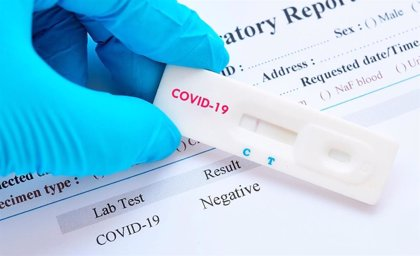
#> input picture fotonoticia_20200402133510_420.jpg, 420 x 256 px, found by its file name
$ python main.py
#> lines starting #> are read from the running program, lines starting #| are printed output that depends on the picture
#> in __init__, self.img is the input picture: shape (256, 420, 3); mean R, G, B 154.9, 207.1, 231.2
### SIFT.py
import numpy as np
from numpy import (all, any, array, arctan2,
                  cos, sin, exp, dot, log, logical_and,
                  roll, sqrt, stack, trace, unravel_index,
                  pi, deg2rad, rad2deg, where, zeros, floor,
                  full, nan, isnan, round, float32)
import cv2
from numpy.linalg import det, lstsq, norm
import logging
from PIL import Image
from cv2 import resize, GaussianBlur, subtract, KeyPoint, INTER_LINEAR, INTER_NEAREST
from math import log2, sqrt
from functools import reduce
import operator


logging.basicConfig(filename="logFile",
                            filemode='a',
                            format='%(asctime)s,%(msecs)d %(name)s %(levelname)s %(message)s',
                            datefmt='%H:%M:%S',
                            level=logging.DEBUG)
logger = logging.getLogger(__name__)

def rgb2gray(rgb):
    return np.dot(rgb[...,:3], [0.2989, 0.5870, 0.1140])
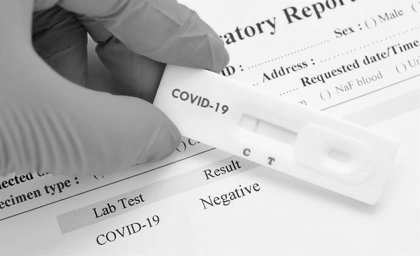
#> returned value: shape (256, 420) float64; min 2.28, max 254.7, mean 194.2


class Pyramid:
    """
    Creates the DoG and Gaussian Pyramids for the given images
    """
    def __init__(self, img, params):
        self.img=img
        self.img_shape=img.shape
        logger.debug(f"The shape of the img is {self.img_shape}")
        self.n_octaves= int(log2(min(self.img_shape[0],self.img_shape[1]))-1)
        self.n_intervals=params["s"]
        self.params=params
        self.DEBUG=params["visual_debug"]
        self.sigma=params["sigma"]
        self.assumed_blur=params["assumed_blur"]


    def getKernels(self):
        sigma=self.sigma
        img_per_octave=self.n_intervals+3
        k=2**(1./self.n_intervals)
        self.kernels=[sigma]
        for i in range(1, img_per_octave):
            s_2=(k**i*sigma)
            s_1=(k**(i-1)*sigma)
            self.kernels.append(sqrt(s_2**2-s_1**2))

    def computeFirstImg(self):
        img_upsampled = resize(self.img, (0, 0), fx=2, fy=2, interpolation=INTER_LINEAR)
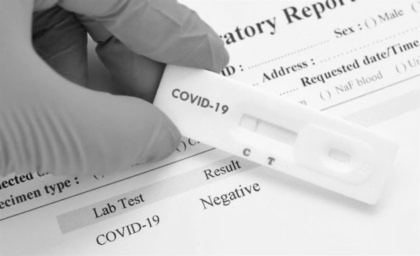
#> img_upsampled: shape (512, 840) float64 (shown at 1/2 size); min 12.99, max 252.8, mean 194.2
        delta_sigma=np.sqrt(self.sigma**2-(2*self.assumed_blur)**2)
        self.first_img=GaussianBlur(img_upsampled, (0, 0), sigmaX=delta_sigma, sigmaY=delta_sigma)

    def generateGaussianPyramid(self):
        n_octaves=self.n_octaves
        self.octaves=[]
        curr_img=self.first_img

        for _ in range(n_octaves):
            octave=[curr_img]
            for kernel in self.kernels[1:]:
                curr_img=GaussianBlur(curr_img,(0,0),sigmaX=kernel, sigmaY=kernel)
                octave.append(curr_img)
            self.octaves.append(octave)
            curr_img=resize(octave[-3], (int(octave[-3].shape[1] / 2), int(octave[-3].shape[0] / 2)), interpolation=INTER_NEAREST)
#> this loop made 7 passes
#> pass 3, in generateGaussianPyramid, `curr_img=resize(octave[-3], (int(octave[-3].shape[1] / 2), int(octave[..`:
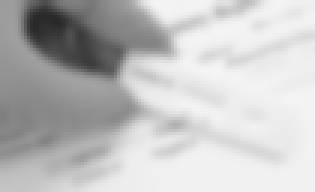
#> curr_img: shape (64, 105) float64 (shown 3 times larger); min 41.01, max 244.7, mean 193.6
#> after the loop, self.octaves = 7 items

    def generateDoGPyramid(self):
        self.DoG=[]
        for octave in self.octaves:
            dogOctave=[]
            for i in range(len(octave)-1):
                dogOctave.append(subtract(octave[i+1],octave[i]))
            self.DoG.append(dogOctave)
#> after the loop, self.DoG = 7 items


    def computeAll(self):
        logger.debug(f"A total of {self.n_octaves} octaves will be needed")
        logger.debug(f"Calculation of DoG pyramid started...")
        logger.debug(f"Generating kernels")
        self.getKernels()
        logger.debug(f"Calculated kernels: \n{self.kernels}")
        logger.debug("Calculating first image")
        self.computeFirstImg()
        logger.debug("Generating Gaussian Pyramid")
        self.generateGaussianPyramid()
        logger.debug("Generating DoG Pyramid")
        self.generateDoGPyramid()

        return self.DoG, self.octaves


class LocateKeypoints:
    def __init__(self, g_pyr, dog_pyr, params):
        self.g_pyr=g_pyr
#> self.g_pyr = 7 items
        self.dog_pyr=dog_pyr
#> self.dog_pyr = 7 items
        self.keypoints=[]
        self.params=params
        self.threshold=params["detection_threshold"]
        self.kpos=[]

    def getSetupExtrema(self, top, center, bottom):
        w,h=center.shape
        extrema=[]
        for i in range(1, w-1):
            for j in range(1,h-1):
                value_center=center[i,j]
                if value_center > self.threshold:
                    greater=0
                    lower=0
                    for d_i in [-1,0,1]:
                        for d_j in [-1,0,1]:
                            for pxval in [top[i+d_i,j+d_j],bottom[i+d_i,j+d_j]]:
                                if pxval>=value_center:
                                    greater+=1
                                elif pxval<=value_center:
                                    lower+=1
                            if d_i==d_j==0: continue
                            pxval=center[i+d_i,j+d_j]
                            if pxval>=value_center:
                                greater+=1
                            elif pxval<=value_center:
                                lower+=1
                    if greater==26 or lower==26:
                        extrema.append((i,j))
        return extrema

    def localize(self,x,y,top,center,bottom, index_img, index_octv, octv):
        outside_image = False
        img_shape=center.shape
        num_intervals=len(octv)+1
        for attempt in range(self.params["convergence_attempts"]+1):
            cube=stack([
                bottom[x-1:x+2, y-1:y+2],
                center[x-1:x+2, y-1:y+2],
                top[x-1:x+2, y-1:y+2]
            ]).astype('float32') / 255

            update = -lstsq(
                LocateKeypoints.getHessian(cube),
                LocateKeypoints.getGrad(cube),
                rcond=None
            )[0]

            if all(update<0.5):
                break

            x += int(round(update[0]))
            y += int(round(update[1]))
            index_octv += int(round(update[2]))

            image_border_width=self.params["image_border_width"]

            if (x < image_border_width or x >= img_shape[0] - image_border_width or
            y < image_border_width or y >= img_shape[1] - image_border_width or
            index_img < 1 or index_img >= num_intervals-1):
                outside_image = True
                break

            top,center,bottom=octv[index_img+1],octv[index_img],octv[index_img-1]

        if outside_image:
            logger.debug(f'Updated extremum {x},{y} moved outside of image before reaching convergence. Skipping...')
            return None

        if attempt==self.params["convergence_attempts"]:
            logger.debug(f'The extremum {x},{y} did not converge. Skipping...')
            return None

        functionValueAtUpdatedExtremum = cube[1, 1, 1] + 0.5 * dot(LocateKeypoints.getGrad(cube), update)
        eigenvalue_ratio=self.params["eigenvalue_ratio"]

        if abs(functionValueAtUpdatedExtremum) * num_intervals >= self.params["contrast_threshold"]:
            xy_hessian = LocateKeypoints.getHessian(cube)[:2, :2]
            xy_hessian_trace = trace(xy_hessian)
            xy_hessian_det = det(xy_hessian)
            if xy_hessian_det > 0 and eigenvalue_ratio * (xy_hessian_trace ** 2) < ((eigenvalue_ratio + 1) ** 2) * xy_hessian_det:
                # Contrast check passed -- construct and return OpenCV KeyPoint object
                keypoint = KeyPoint()
                keypoint.pt = ((y + update[0]) * (2 ** index_octv), (x + update[1]) * (2 ** index_octv))
                keypoint.octave = index_octv + index_img * (2 ** 8) + int(round((update[2] + 0.5) * 255)) * (2 ** 16)
                keypoint.size = self.params["sigma"] * (2 ** ((index_img + update[2]) / float32(num_intervals))) * (2 ** (index_octv + 1))  # octave_index + 1 because the input image was doubled
                keypoint.response = abs(functionValueAtUpdatedExtremum)
                return keypoint, index_img, index_octv
        return None

    @staticmethod
    def getHessian(cube):
        dii=cube[1, 1, 2] - 2 * cube[1,1,1] + cube[1, 1, 0]
        djj=cube[1, 2, 1] - 2 * cube[1,1,1] + cube[1, 0, 1]
        dss=cube[2, 1, 1] - 2 * cube[1,1,1] + cube[0, 1, 1]
        dij = 0.25 * (cube[1, 2, 2] - cube[1, 2, 0] - cube[1, 0, 2] + cube[1, 0, 0])
        dis = 0.25 * (cube[2, 1, 2] - cube[2, 1, 0] - cube[0, 1, 2] + cube[0, 1, 0])
        djs = 0.25 * (cube[2, 2, 1] - cube[2, 0, 1] - cube[0, 2, 1] + cube[0, 0, 1])
        return np.array(
            [
                [dii,dij,dis],
                [dij,djj,djs],
                [dis,djs,dss]
            ]
        )

    @staticmethod
    def getGrad(cube):
        return np.array([
            cube[1, 1, 2] - cube[1, 1, 0],
            cube[1, 2, 1] - cube[1, 0, 1],
            cube[2, 1, 1] - cube[0, 1, 1]
        ])/2

    def calculateOrientation(self, kp, img_index, octv_index):
        img=self.g_pyr[octv_index][img_index]
        img_shape=img.shape
        scale = self.params["scale_factor"]*kp.size/(2**(octv_index+1))
        rad = int(round(self.params["radius_factor"]*scale))
        weight_factor=-(scale*scale)/2
        num_bins=self.params["num_bins"]
        raw_histogram=zeros(num_bins)
        smooth_histogram=zeros(num_bins)

        for i in range(-rad,rad+1):
            reg_y=int(round(kp.pt[1]/(2**octv_index) ) )+i
            if reg_y>0 and reg_y<img_shape[0]-1:
                for j in range(-rad,rad+1):
                    reg_x=int(round(kp.pt[0]/(2**octv_index) ) )+j
                    if reg_x>0 and reg_x<img_shape[1]-1:
                        dx=img[reg_y,reg_x+1]-img[reg_y,reg_x-1]
                        dy=img[reg_y+1,reg_x]-img[reg_y-1,reg_x]
                        grad_mag=sqrt(dx**2+dy**2)
                        grad_orient=360/(2*pi)*arctan2(dy,dx)
                        weight=exp(weight_factor*(i*i+j*j))
                        hist_index=int(round(grad_orient*num_bins/360))
                        raw_histogram[hist_index%num_bins]+=weight*grad_mag

        for n in range(num_bins):
            smooth_histogram[n] = (6 * raw_histogram[n]
                                    + 4 * (raw_histogram[n - 1]
                                    + raw_histogram[(n + 1) % num_bins])
                                    + raw_histogram[n - 2]
                                    + raw_histogram[(n + 2) % num_bins]) / 16.
            orientation_max = max(smooth_histogram)
            orientation_peaks = where(
                logical_and(
                    smooth_histogram > roll(smooth_histogram, 1), smooth_histogram > roll(smooth_histogram, -1)
                    )
                )[0]

            for peak_indx in orientation_peaks:
                peak_val=smooth_histogram[peak_indx]
                if peak_val >= self.params["peak_ratio"] * orientation_max:
                    left_value = smooth_histogram[(peak_indx - 1) % num_bins]
                    right_value = smooth_histogram[(peak_indx + 1) % num_bins]
                    interpolated_peak_indx = (peak_indx +
                                                0.5 * (left_value - right_value) / (left_value - 2 * peak_val + right_value)
                                              ) % num_bins
                    orientation = 360. - interpolated_peak_indx * 360. / num_bins
                    if abs(orientation - 360.) < self.params["float_tol"]:
                        orientation = 0
                    new_kp = KeyPoint(*kp.pt, kp.size, orientation, kp.response, kp.octave)
                    self.kpos.append(new_kp)

    def locateKeypoints(self):
        logger.debug('Localizing scale-space extrema...')
        self.kps=[]
        extrema_found=0
        for noctave, octave in enumerate(self.dog_pyr):
            for i in range(1,len(octave)-1):
                extrema=self.getSetupExtrema(octave[i+1],octave[i],octave[i-1])
                for pt in extrema:
                    extrema_found+=1
                    logger.debug(f'Localizing the point: {pt}')
                    ret=self.localize(
                        pt[0],pt[1],
                        octave[i+1],octave[i],octave[i-1],
                        i,noctave,octave)
                    if ret:
                        kp,img_index,octv_index=ret
                        self.kps.append(kp)
                        self.calculateOrientation(kp, img_index, octv_index)
                        logger.debug(f'Found keypoint: {kp}')
#> this loop made 7 passes
        logger.debug(f'Number of extrema points found: {extrema_found}')

    @staticmethod
    def unpackOctave(keypoint):
        octave = keypoint.octave & 255
        layer = (keypoint.octave >> 8) & 255
        if octave >= 128:
            octave = octave | -128
        scale = 1 / float32(1 << octave) if octave >= 0 else float32(1 << -octave)
        return octave, layer, scale

    def computeDescriptors(self):
        descriptors=[]
        num_bins=self.params["num_bins_descriptor"]
        window_width=self.params["window_width"]
        scale_multiplier=self.params["scale_multiplier"]
        descriptor_max_value=self.params["descriptor_max_val"]
        for kp in self.kpos:
            octave, layer, scale = LocateKeypoints.unpackOctave(kp)
            gaussian_image = self.g_pyr[octave + 1][layer]
            num_rows, num_cols = gaussian_image.shape
            point = round(scale * array(kp.pt)).astype('int')
            bins_per_degree = num_bins / 360.
            angle = 360. - kp.angle
            cos_angle = cos(deg2rad(angle))
            sin_angle = sin(deg2rad(angle))
            weight_multiplier = -0.5 / ((0.5 * window_width) ** 2)
            row_bin_list = []
            col_bin_list = []
            magnitude_list = []
            orientation_bin_list = []
            histogram_tensor = zeros((window_width + 2, window_width + 2, num_bins))

            hist_width = scale_multiplier * 0.5 * scale * kp.size
            half_width = int(round(hist_width * sqrt(2) * (window_width + 1) * 0.5))
            half_width = int(min(half_width, sqrt(num_rows ** 2 + num_cols ** 2)))

            for row in range(-half_width, half_width + 1):
                for col in range(-half_width, half_width + 1):
                    row_rot = col * sin_angle + row * cos_angle
                    col_rot = col * cos_angle - row * sin_angle
                    row_bin = (row_rot / hist_width) + 0.5 * window_width - 0.5
                    col_bin = (col_rot / hist_width) + 0.5 * window_width - 0.5
                    if row_bin > -1 and row_bin < window_width and col_bin > -1 and col_bin < window_width:
                        window_row = int(round(point[1] + row))
                        window_col = int(round(point[0] + col))
                        if window_row > 0 and window_row < num_rows - 1 and window_col > 0 and window_col < num_cols - 1:
                            dx = gaussian_image[window_row, window_col + 1] - gaussian_image[window_row, window_col - 1]
                            dy = gaussian_image[window_row - 1, window_col] - gaussian_image[window_row + 1, window_col]
                            gradient_magnitude = sqrt(dx * dx + dy * dy)
                            gradient_orientation = rad2deg(arctan2(dy, dx)) % 360
                            weight = exp(weight_multiplier * ((row_rot / hist_width) ** 2 + (col_rot / hist_width) ** 2))
                            row_bin_list.append(row_bin)
                            col_bin_list.append(col_bin)
                            magnitude_list.append(weight * gradient_magnitude)
                            orientation_bin_list.append((gradient_orientation - angle) * bins_per_degree)

            for row_bin, col_bin, magnitude, orientation_bin in zip(row_bin_list, col_bin_list, magnitude_list, orientation_bin_list):
                row_bin_floor, col_bin_floor, orientation_bin_floor = floor([row_bin, col_bin, orientation_bin]).astype(int)
                row_fraction, col_fraction, orientation_fraction = row_bin - row_bin_floor, col_bin - col_bin_floor, orientation_bin - orientation_bin_floor
                if orientation_bin_floor < 0:
                    orientation_bin_floor += num_bins
                if orientation_bin_floor >= num_bins:
                    orientation_bin_floor -= num_bins

                c1 = magnitude * row_fraction
                c0 = magnitude * (1 - row_fraction)
                c11 = c1 * col_fraction
                c10 = c1 * (1 - col_fraction)
                c01 = c0 * col_fraction
                c00 = c0 * (1 - col_fraction)
                c111 = c11 * orientation_fraction
                c110 = c11 * (1 - orientation_fraction)
                c101 = c10 * orientation_fraction
                c100 = c10 * (1 - orientation_fraction)
                c011 = c01 * orientation_fraction
                c010 = c01 * (1 - orientation_fraction)
                c001 = c00 * orientation_fraction
                c000 = c00 * (1 - orientation_fraction)

                histogram_tensor[row_bin_floor + 1, col_bin_floor + 1, orientation_bin_floor] += c000
                histogram_tensor[row_bin_floor + 1, col_bin_floor + 1, (orientation_bin_floor + 1) % num_bins] += c001
                histogram_tensor[row_bin_floor + 1, col_bin_floor + 2, orientation_bin_floor] += c010
                histogram_tensor[row_bin_floor + 1, col_bin_floor + 2, (orientation_bin_floor + 1) % num_bins] += c011
                histogram_tensor[row_bin_floor + 2, col_bin_floor + 1, orientation_bin_floor] += c100
                histogram_tensor[row_bin_floor + 2, col_bin_floor + 1, (orientation_bin_floor + 1) % num_bins] += c101
                histogram_tensor[row_bin_floor + 2, col_bin_floor + 2, orientation_bin_floor] += c110
                histogram_tensor[row_bin_floor + 2, col_bin_floor + 2, (orientation_bin_floor + 1) % num_bins] += c111

            descriptor_vector = histogram_tensor[1:-1, 1:-1, :].flatten()  # Remove histogram borders
            # Threshold and normalize descriptor_vector
            threshold = norm(descriptor_vector) * descriptor_max_value
            descriptor_vector[descriptor_vector > threshold] = threshold
            descriptor_vector /= max(norm(descriptor_vector), self.params["float_tol"])
            # Multiply by 512, round, and saturate between 0 and 255 to convert from float32 to unsigned char (OpenCV convention)
            descriptor_vector = round(512 * descriptor_vector)
            descriptor_vector[descriptor_vector < 0] = 0
            descriptor_vector[descriptor_vector > 255] = 255
            descriptors.append(descriptor_vector)

        self.descriptors=np.array(descriptors, dtype='float32')

    # [10 lines left out: function convertKeypointsToInputImageSize, not called in this run]

    def computeAll(self):
        self.locateKeypoints()
        self.computeDescriptors()

class SIFT:
    def __init__(self, params):
        self.params=params
        if params["img"] is not None:
            self.img=params["img"]
        else:
            self.img=np.array(Image.open(self.params["img_name"]))
            self.img=rgb2gray(self.img)

    def calculateKeyPoints(self):
        Pyr=Pyramid(self.img, self.params)
        self.DoG, self.octaves = Pyr.computeAll()
        lkp=LocateKeypoints(self.octaves, self.DoG, self.params)
        lkp.computeAll()
        descs=lkp.descriptors
        kpos=lkp.kpos
        return kpos,descs


### main.py
import SIFT
from PIL import Image
import cv2

params={
        "s":3, #Pg 9 of Lowe's paper
        "sigma":1.6, #Pg 10 of Lowe's paper
        "visual_debug":True,
        "img_name":"/home/alberto/Documents/CV/M0_SIFT/fotonoticia_20200402133510_420.jpg",
        "assumed_blur":0.5, #Pg 10 of Lowe's paper
        "detection_threshold":10, #???
        "contrast_threshold":0.04,
        "eigenvalue_ratio":10,
        "img":None,
        "convergence_attempts":5,
        "image_border_width":5,
        "radius_factor":3,
        "num_bins":36,
        "peak_ratio":0.8,
        "scale_factor":1.5,
        "float_tol":1e-7,
        "window_width":4,
        "num_bins_descriptor":8,
        "scale_multiplier":3,
        "descriptor_max_val":0.2
    }


if __name__=="__main__":
    sift=SIFT.SIFT(params)
    sift.calculateKeyPoints()
    #print(sift.DoG)
    for i,octave in enumerate(sift.octaves):
        for j,img in enumerate(octave):
            im = Image.fromarray(img).convert('RGB')
            im.save(f'imagesTest/Octave{i}img{j}.jpg')

    for i,octave in enumerate(sift.DoG):
        for j,img in enumerate(octave):
            im = Image.fromarray(img*25).convert('RGB')
            im.save(f'imagesTest/DoGOctave{i}img{j}.jpg')
#> this loop made 7 passes
#> pass 1, `im.save(f'imagesTest/DoGOctave{i}img{j}.jpg')`:
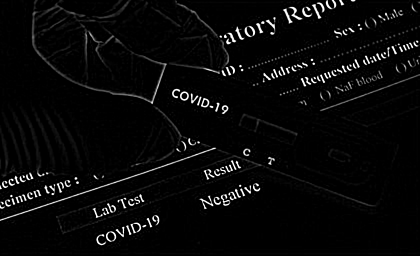
#> saved as DoGOctave0img0.jpg: PIL image 840x512 RGB (shown at 1/2 size); min 0, max 255, mean 9.1
#> pass 1, `im.save(f'imagesTest/DoGOctave{i}img{j}.jpg')`:
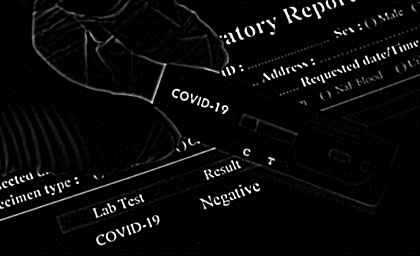
#> saved as DoGOctave0img1.jpg: PIL image 840x512 RGB (shown at 1/2 size); min 0, max 255, mean 9.8
#> pass 1, `im.save(f'imagesTest/DoGOctave{i}img{j}.jpg')`:
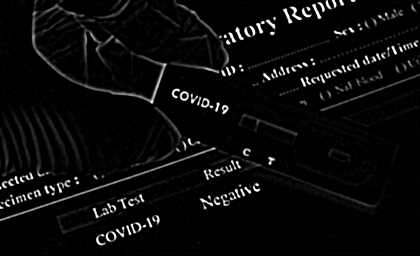
#> saved as DoGOctave0img2.jpg: PIL image 840x512 RGB (shown at 1/2 size); min 0, max 255, mean 10.5
#> pass 1, `im.save(f'imagesTest/DoGOctave{i}img{j}.jpg')`:
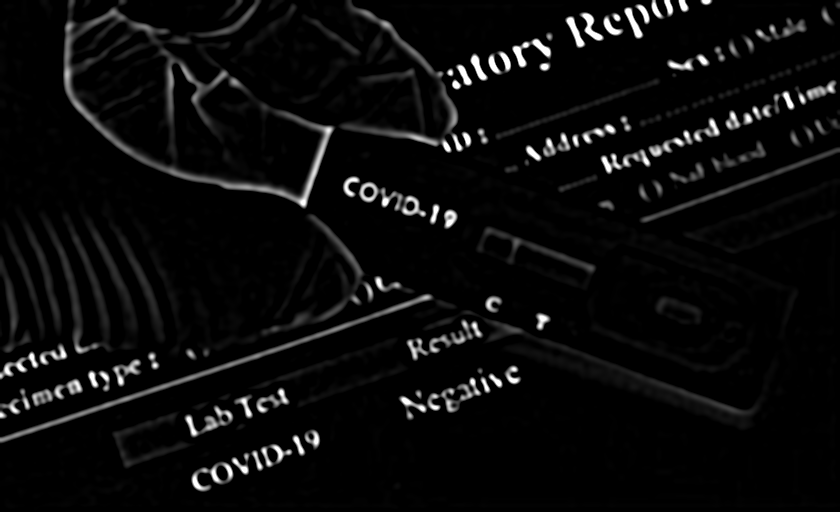
#> saved as DoGOctave0img3.jpg: PIL image 840x512 RGB; min 0, max 255, mean 11.2
